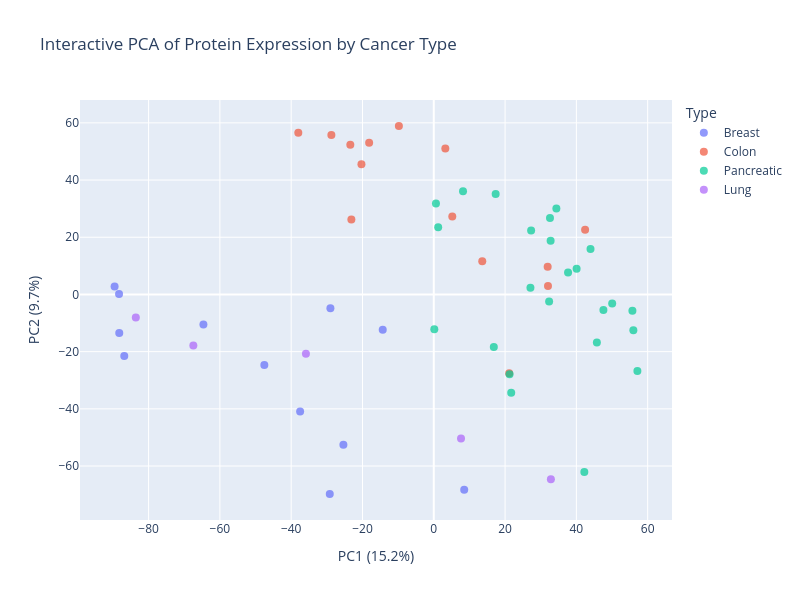

This figure's notebook cell:
### Code cell
import plotly.express as px
# Initialize PCA
pca = PCA(n_components=20, random_state=42)  # 2 components for visualization

# Fit + transform
X = expr_avg_filt.T
X.columns = X.columns.astype(str)
X_pca = pca.fit_transform(X)


# Convert to DataFrame for plotting
pca_df = pd.DataFrame(X_pca, index=X.index, columns=["PC1", "PC2", "PC3", "PC4", "PC5", "PC6", "PC7", "PC8", "PC9", "PC10",
                                                    "PC11", "PC12", "PC13", "PC14", "PC15", "PC16", "PC17", "PC18","PC19",
                                                    "PC20"])

# Make sure PCA DataFrame has sample identifiers as a column
pca_df["Sample_ID"] = pca_df.index  # Assuming index = original column names

# Merge PCA results with metadata
pca_df_merged = pca_df.merge(df_pca_md, on="Sample_ID")

# Interactive PCA plot
fig = px.scatter(
    pca_df_merged,
    x="PC1",
    y="PC2",
    color="Type",                  # color points by Type
    hover_data=["Sample_ID", "Type"],  # info shown on hover
    title="Interactive PCA of Protein Expression by Cancer Type",
    width=800,
    height=600
)

# Customize marker appearance
fig.update_traces(marker=dict(size=8, opacity=0.7))

# Label axes with explained variance
fig.update_layout(
    xaxis_title=f"PC1 ({pca.explained_variance_ratio_[0]*100:.1f}%)",
    yaxis_title=f"PC2 ({pca.explained_variance_ratio_[1]*100:.1f}%)"
)

fig.show()
fig.write_html("Nina_PCA_Breast_Lung_Pancreas_Colon_DroppedOutliers_120325.html")

### Figure 1 — Plotly figure (JSON) as saved in the notebook; plotly's stock layout.template omitted (floating-point values rounded to 4 significant figures)
{"data": [{"customdata": [["B67_1", "Breast"], ["VCU_1", "Breast"], ["VCU_2", "Breast"], ["VCU_24", "Breast"], ["VCU_3", "Breast"], ["VCU_37", "Breast"], ["VCU_4", "Breast"], ["VCU_43", "Breast"], ["VCU_52", "Breast"], ["VCU_57", "Breast"], ["VCU_74", "Breast"], ["VCU_86", "Breast"]], "hovertemplate": "Type=%{customdata[1]}<br>PC1=%{x}<br>PC2=%{y}<br>Sample_ID=%{customdata[0]}<extra></extra>", "legendgroup": "Breast", "marker": {"color": "#636efa", "opacity": 0.7, "size": 8, "symbol": "circle"}, "mode": "markers", "name": "Breast", "orientation": "v", "showlegend": true, "type": "scatter", "x": [8.537, -88.23, -86.82, -89.54, -64.62, -29.0, -88.29, -37.5, -47.53, -25.35, -29.18, -14.32], "xaxis": "x", "y": [-68.32, -13.5, -21.48, 2.788, -10.48, -4.837, 0.1767, -40.94, -24.65, -52.55, -69.78, -12.38], "yaxis": "y"}, {"customdata": [["CRC0_2", "Colon"], ["CRC4_P1", "Colon"], ["H107_P1", "Colon"], ["H32_2", "Colon"], ["H36", "Colon"], ["H38_P2", "Colon"], ["H85_1", "Colon"], ["VCU_20", "Colon"], ["VCU_26", "Colon"], ["VCU_41", "Colon"], ["VCU_71", "Colon"], ["VCU_73", "Colon"], ["VCU_98", "Colon"], ["VCU_99", "Colon"]], "hovertemplate": "Type=%{customdata[1]}<br>PC1=%{x}<br>PC2=%{y}<br>Sample_ID=%{customdata[0]}<extra></extra>", "legendgroup": "Colon", "marker": {"color": "#EF553B", "opacity": 0.7, "size": 8, "symbol": "circle"}, "mode": "markers", "name": "Colon", "orientation": "v", "showlegend": true, "type": "scatter", "x": [42.45, 32.04, 3.241, -9.79, 21.16, 5.192, 13.6, -23.42, -23.12, -18.13, -38.0, 31.95, -28.72, -20.29], "xaxis": "x", "y": [22.58, 2.929, 51.03, 58.91, -27.55, 27.23, 11.59, 52.37, 26.18, 53.06, 56.57, 9.668, 55.79, 45.56], "yaxis": "y"}, {"customdata": [["G119_P4", "Pancreatic"], ["G133_P3", "Pancreatic"], ["G186_P2", "Pancreatic"], ["G68_P3", "Pancreatic"], ["P100_P5", "Pancreatic"], ["P65_1", "Pancreatic"], ["VCU_109", "Pancreatic"], ["VCU_111", "Pancreatic"], ["VCU_119", "Pancreatic"], ["VCU_61", "Pancreatic"], ["VCU_62", "Pancreatic"], ["VCU_65", "Pancreatic"], ["VCU_66", "Pancreatic"], ["VCU_67", "Pancreatic"], ["VCU_68", "Pancreatic"], ["VCU_72", "Pancreatic"], ["VCU_75", "Pancreatic"], ["VCU_79", "Pancreatic"], ["VCU_80", "Pancreatic"], ["VCU_81", "Pancreatic"], ["VCU_82", "Pancreatic"], ["VCU_83", "Pancreatic"], ["VCU_84", "Pancreatic"], ["VCU_91", "Pancreatic"]], "hovertemplate": "Type=%{customdata[1]}<br>PC1=%{x}<br>PC2=%{y}<br>Sample_ID=%{customdata[0]}<extra></extra>", "legendgroup": "Pancreatic", "marker": {"color": "#00cc96", "opacity": 0.7, "size": 8, "symbol": "circle"}, "mode": "markers", "name": "Pancreatic", "orientation": "v", "showlegend": true, "type": "scatter", "x": [45.75, 0.6133, 47.59, 42.24, 34.39, 50.05, 55.99, 32.36, 27.12, 0.1501, 8.202, 17.36, 57.12, 1.239, 27.31, 32.6, 16.84, 21.25, 40.07, 21.72, 37.67, 43.97, 55.72, 32.78], "xaxis": "x", "y": [-16.78, 31.79, -5.42, -62.09, 30.05, -3.201, -12.49, -2.463, 2.367, -12.2, 36.05, 35.16, -26.73, 23.54, 22.36, 26.71, -18.35, -27.89, 8.952, -34.33, 7.71, 15.86, -5.727, 18.74], "yaxis": "y"}, {"customdata": [["L52", "Lung"], ["L93", "Lung"], ["L98_P1", "Lung"], ["VCU_108", "Lung"], ["VCU_97", "Lung"]], "hovertemplate": "Type=%{customdata[1]}<br>PC1=%{x}<br>PC2=%{y}<br>Sample_ID=%{customdata[0]}<extra></extra>", "legendgroup": "Lung", "marker": {"color": "#ab63fa", "opacity": 0.7, "size": 8, "symbol": "circle"}, "mode": "markers", "name": "Lung", "orientation": "v", "showlegend": true, "type": "scatter", "x": [7.641, -67.45, -35.86, -83.59, 32.85], "xaxis": "x", "y": [-50.38, -17.83, -20.76, -8.066, -64.58], "yaxis": "y"}], "layout": {"height": 600, "legend": {"title": {"text": "Type"}, "tracegroupgap": 0}, "title": {"text": "Interactive PCA of Protein Expression by Cancer Type"}, "width": 800, "xaxis": {"anchor": "y", "autorange": true, "domain": [0, 1], "range": [-99.25, 66.84], "title": {"text": "PC1 (15.2%)"}, "type": "linear"}, "yaxis": {"anchor": "x", "autorange": true, "domain": [0, 1], "range": [-78.87, 68.0], "title": {"text": "PC2 (9.7%)"}, "type": "linear"}}}
